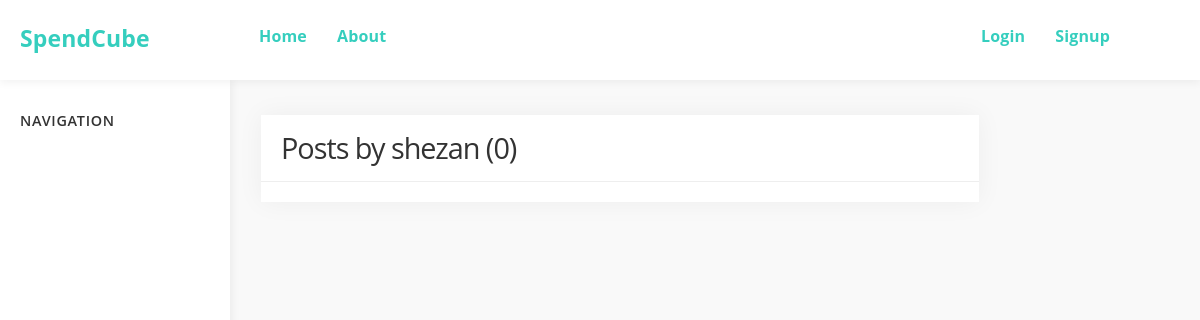
/user/shezan, run on an earlier commit of the app's database.
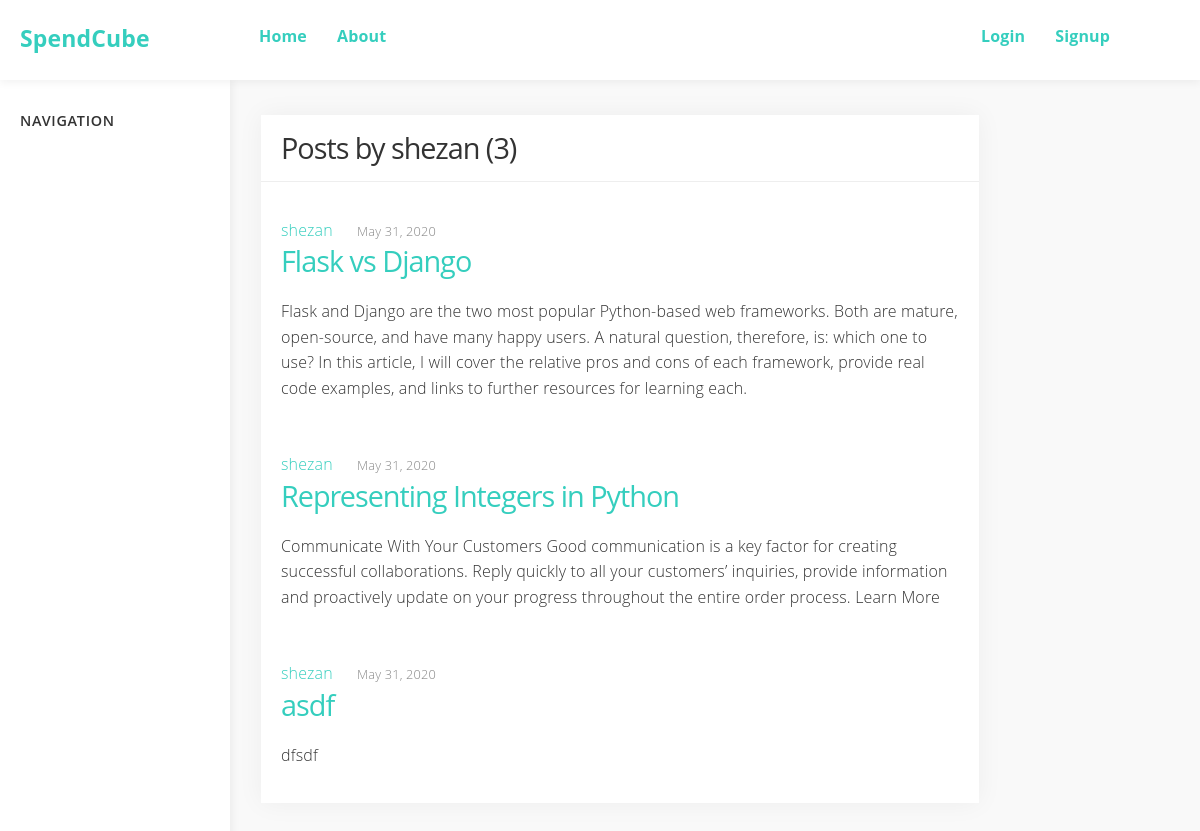
And on a later commit of the database.
### post/models.py (models this page shows, shortened)
class Post(models.Model):
    title = models.CharField(max_length=100)
    content = models.TextField()
    date_posted = models.DateTimeField(default=timezone.now)
    author = models.ForeignKey(User, on_delete=models.CASCADE)

### post/views.py (the view)
# urls.py: path('user/<str:username>', UserPostListView.as_view(), name='user_posts'),
class UserPostListView(ListView):
    model = Post
    template_name = 'post/user_posts.html'
    context_object_name = 'posts'
    ordering = ['-date_posted']
    paginate_by = 3
    def get_queryset(self):
        user = get_object_or_404(User, username=self.kwargs.get('username'))
        return Post.objects.filter(author=user).order_by('-date_posted')

### post/templates/post/user_posts.html (shortened to what this page needs)
{% extends 'post/base.html' %}
{% block content_title %}
Posts by {{ view.kwargs.username }} ({{ page_obj.paginator.count }})
{% endblock content_title %}
{% block content_body %}
{% for post in posts %}
<article class="media content-section">
  <div class="media-body">
    <div class="article-metadata">
      <a class="mr-2" href="{% url 'user_posts' post.author.username %}">{{ post.author }}</a>
      <small class="text-muted">{{ post.date_posted|date:"F d, Y" }}</small>
    </div>
    <h2><a class="article-title" href="{% url 'post_detail' post.id %}">{{ post.title }}</a></h2>
    <p class="article-content">{{ post.content }}</p>
  </div>
</article>
{% endfor %}
{% endblock content_body %}

What changed in the data, as far as the page shows it:
added Post: author "shezan", date_posted "May 31, 2020", title "Flask vs Django", content "Flask and Django are the two most popular Python-based web frameworks. Both are mature, open-source, and have many happy users. A natural question, therefore, is: which one to use? In this article, I will cover the relative pros and cons of each framework, provide real code examples, and links to further resources for learning each."
added Post: author "shezan", date_posted "May 31, 2020", title "Representing Integers in Python", content "Communicate With Your Customers Good communication is a key factor for creating successful collaborations. Reply quickly to all your customers’ inquiries, provide information and proactively update on your progress throughout the entire order process. Learn More"
added Post: author "shezan", date_posted "May 31, 2020", title "asdf", content "dfsdf"
Also different on the page:
{{ page_obj.paginator.count }}: "0" → "3"
